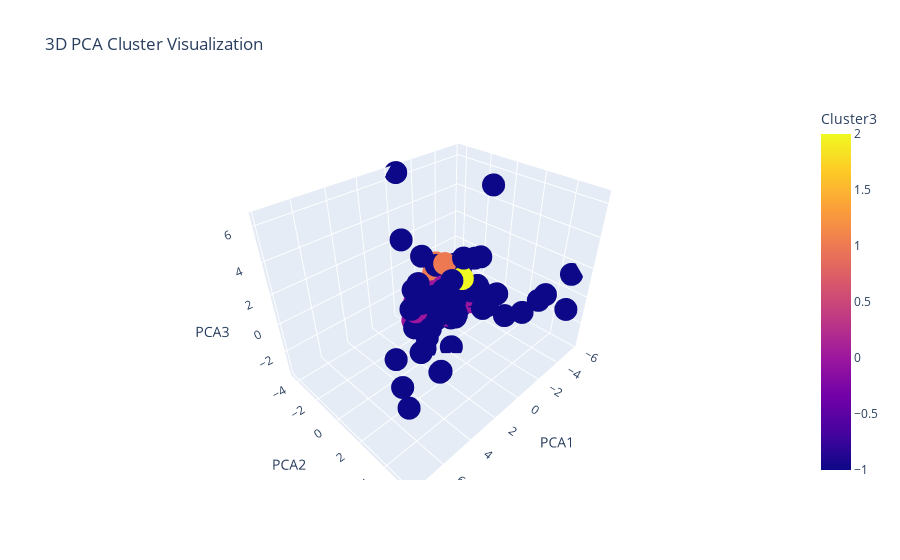

Notebook source saved alongside this figure:
### Markdown cell above
##  DBScan

### Code cell
fig = px.scatter_3d(
    pca_df,
    x="PCA1",
    y="PCA2",
    z="PCA3",
    color="Cluster3",
    title="3D PCA Cluster Visualization",
)

fig.show()

### Figure 1 — Plotly figure (JSON) as saved in the notebook; plotly's stock layout.template omitted (floating-point values rounded to 4 significant figures; data arrays with more than 128 entries replaced by an {"elided": "..."} marker saying what was removed)
{"data": [{"hovertemplate": "PCA1=%{x}<br>PCA2=%{y}<br>PCA3=%{z}<br>Cluster3=%{marker.color}<extra></extra>", "legendgroup": "", "marker": {"color": {"elided": "204 int values"}, "coloraxis": "coloraxis", "symbol": "circle"}, "mode": "markers", "name": "", "scene": "scene", "showlegend": false, "type": "scatter3d", "x": {"elided": "204 float values"}, "y": {"elided": "204 float values"}, "z": {"elided": "204 float values"}}], "layout": {"coloraxis": {"colorbar": {"title": {"text": "Cluster3"}}, "colorscale": [[0, "#0d0887"], [0.1111, "#46039f"], [0.2222, "#7201a8"], [0.3333, "#9c179e"], [0.4444, "#bd3786"], [0.5556, "#d8576b"], [0.6667, "#ed7953"], [0.7778, "#fb9f3a"], [0.8889, "#fdca26"], [1, "#f0f921"]]}, "legend": {"tracegroupgap": 0}, "scene": {"domain": {"x": [0, 1], "y": [0, 1]}, "xaxis": {"title": {"text": "PCA1"}}, "yaxis": {"title": {"text": "PCA2"}}, "zaxis": {"title": {"text": "PCA3"}}}, "title": {"text": "3D PCA Cluster Visualization"}}}
